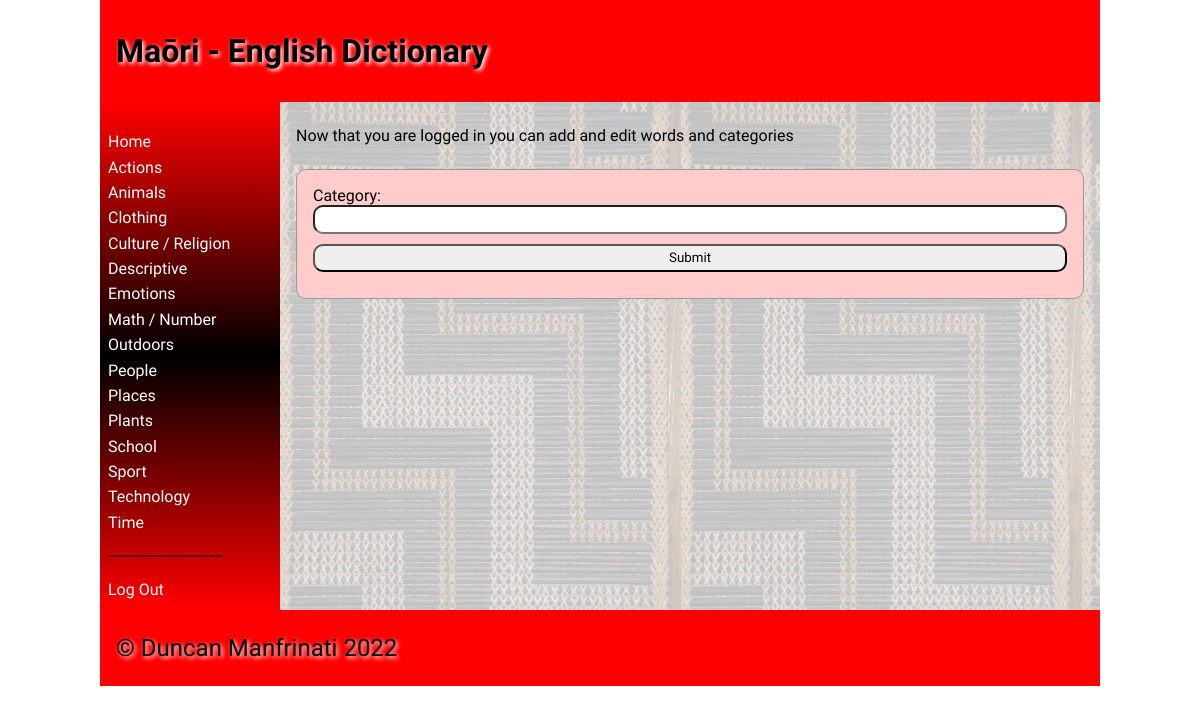
The page / (signed in) on the database its author committed.
### tables this page shows
CREATE TABLE "categories"
(
	id integer
		constraint categories_pk
			primary key autoincrement,
	categories varchar(60)
);

### app.py (the view, shortened to what this page needs)
@app.route('/', methods=['GET', 'POST'])
def home():
    return render_template("home.html", logged_in=is_logged_in(), categories=categories())

### app.py (called while the page is built)
def create_connection(db_file):
    try:
        connection = sqlite3.connect(db_file)
        connection.execute('pragma foreign_keys=ON')
        return connection
    except Error as e:
        print(e)
    return None

def is_logged_in():
    if session.get("email") is None:
        print("Not Logged In")
        return False
    else:
        print("Logged In")
        return True

def categories():
    con = create_connection(DATA_BASE)
    query = "SELECT id,categories FROM categories"
    cur = con.cursor()
    cur.execute(query, )
    category_ids = cur.fetchall()
    con.close()
    return category_ids

### templates/home.html (shortened to what this page needs)
{% extends 'base.html' %}
{% block heading %}Maōri - English Dictionary{% endblock %}
{% block main %}
{% if logged_in %}
<p>Now that you are logged in you can add and edit words and categories</p>
    <form class="dataForm" method="post">
    <div class="form-group">
        <div class="form-label">Category:</div>
        <div class="form-element"><input type="category" name="category" id="category" required></div>
    </div>
    <div class="form-group">
        <div class="form-element"><input type="submit" value="Submit"></div>
    </div>
    </form>
{% endif %}
{% endblock %}

### templates/base.html (shortened to what this page needs)
<!doctype html>
<html lang="en">
<head>
    <link href="{{ url_for('static', filename='css/style.css') }}" rel="stylesheet">
</head>
<body>
<div id="container">
    <header>
        <h1>{% block heading %} {% endblock %}</h1>
    </header>
    <nav>
        <ul>
            <li><a href="/">Home</a></li>
            {% if logged_in %}
            {% for category in categories %}
            <li><a href="/category/{{ category[0] }}">{{ category[1] }}</a></li>
            {% endfor %}
            <li><p>--------------------------</p></li>
            <li><a href="/logout">Log Out</a></li>
            {% else %}
            <li><p>--------------------------</p></li>
            <li><a href="/login">Log In</a></li>
            {% endif %}
        </ul>
    </nav>
    <main>
        {% block main %}{% endblock %}
    </main>
    <footer>
        <p>
            &copy; Duncan Manfrinati 2022
        </p>
    </footer>
</div>
</body>
</html>

### static/css/style.css (style rules this page uses)
* { font-family: Comfortaa, sans-serif; margin: 0; padding: 0; box-sizing: border-box; }
#container { display: grid; grid-template-columns: 75px auto; grid-template-areas: 'nav header' 'main main' 'footer footer'; }
header { grid-area: header; background-color: #f00; padding: 1rem; }
nav { grid-area: nav; }
main { grid-area: main; padding: 1rem; background-color: #edd; }
h1, h2, h3, h4 { padding: 1rem 0; font-family: 'Suez One', serif; color: #000000; text-shadow: 2px 2px 4px #fff; }
p { padding: 0.5rem 0; }
a { color: #222; }
.dataForm { margin: 1rem 0; border: 1px solid #999; padding: 1rem; background-color: #fcc; border-radius: 10px; }
.dataForm input, textarea { width: 100%; border-radius: 10px; padding: 0.3rem; margin-bottom: 10px; }
footer { grid-area: footer; padding: 1rem; background-color: #f00; }
footer p { color: #000; text-shadow: 2px 2px 4px #fff; font-size: 1.5rem; }
@media only screen and (min-width: 768px) { #container { grid-template-columns: 180px auto; grid-template-areas: 'header header' 'nav main' 'footer footer'; } }
@media only screen and (min-width: 768px) { nav { background: linear-gradient(180deg, rgba(255,0,0,1) 0%, rgba(0, 0, 0, 1) 50%, rgba(255,0,0,1) 100%); padding: 0.5rem; } }
@media only screen and (min-width: 768px) { nav ul { list-style: none; } }
@media only screen and (min-width: 768px) { nav li { padding: 0.2rem 0; } }
@media only screen and (min-width: 768px) { nav a { color: #fff; text-decoration: none; } }
@media only screen and (min-width: 768px) { main { background-image: url("/static/images/poutama.jpg"); } }
@media only screen and (min-width: 1000px) { #container { width: 1000px; margin: auto; } }

### rows shown on the page
categories: categories "Actions"
categories: categories "Animals"
categories: categories "Clothing"
categories: categories "Culture / Religion"
categories: categories "Descriptive"
categories: categories "Emotions"
categories: categories "Math / Number"
categories: categories "Outdoors"
categories: categories "People"
categories: categories "Places"
categories: categories "Plants"
categories: categories "School"
categories: categories "Sport"
categories: categories "Technology"
categories: categories "Time"
